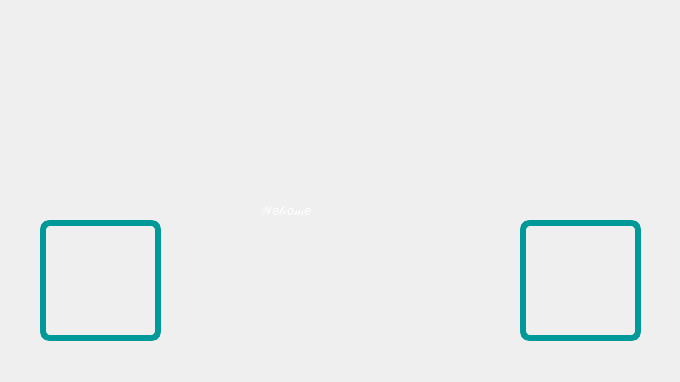
<?xml version="1.0" encoding="UTF-8"?>
<ui version="4.0">
 <class>homeTab</class>
 <widget class="QDialog" name="homeTab">
  <property name="geometry">
   <rect>
    <x>0</x>
    <y>0</y>
    <width>680</width>
    <height>382</height>
   </rect>
  </property>
  <property name="windowTitle">
   <string>Dialog</string>
  </property>
  <property name="styleSheet">
   <string notr="true">QDialog
{
	background-image: url(:/Images/background); background-repeat: no-repeat;
}</string>
  </property>
  <widget class="QPushButton" name="logoutBtn">
   <property name="geometry">
    <rect>
     <x>40</x>
     <y>220</y>
     <width>121</width>
     <height>121</height>
    </rect>
   </property>
   <property name="styleSheet">
    <string notr="true">QPushButton {
    color: #FFFFFF;
    padding: 2px;
    font: bold 20px;
    border-width: 6px;
    border-radius: 10px;
	border-color: #009999;
	border-style: solid;
    background-image: url(:/Images/exitLogo); background-repeat: no-repeat;
}
QPushButton:hover {
   	    background: #009999;
        top: 50%;
        left: 50%;
		background-image: url(:/Images/exitLogo); background-repeat: no-repeat;
}
	  
		
</string>
   </property>
   <property name="text">
    <string/>
   </property>
   <property name="iconSize">
    <size>
     <width>100</width>
     <height>255</height>
    </size>
   </property>
  </widget>
  <widget class="QPushButton" name="friendsBtn">
   <property name="geometry">
    <rect>
     <x>520</x>
     <y>220</y>
     <width>121</width>
     <height>121</height>
    </rect>
   </property>
   <property name="styleSheet">
    <string notr="true">QPushButton {
    color: #FFFFFF;
    padding: 2px;
    font: bold 20px;
    border-width: 6px;
    border-radius: 10px;
	border-color: #009999;
	border-style: solid;
    background-image: url(:/Images/friendsLogo); background-repeat: no-repeat;
}
QPushButton:hover {
   	    background: #009999;
        position: absolute;
        top: 50%;
        left: 50%;
		background-image: url(:/Images/friendsLogo); background-repeat: no-repeat;
}
	  
		
</string>
   </property>
   <property name="text">
    <string/>
   </property>
   <property name="iconSize">
    <size>
     <width>100</width>
     <height>255</height>
    </size>
   </property>
  </widget>
  <widget class="QLabel" name="label">
   <property name="geometry">
    <rect>
     <x>40</x>
     <y>20</y>
     <width>611</width>
     <height>151</height>
    </rect>
   </property>
   <property name="styleSheet">
    <string notr="true">QLabel
{
	background-image: url(:/Images/loginLogo); background-repeat: no-repeat;
}</string>
   </property>
   <property name="text">
    <string/>
   </property>
  </widget>
  <widget class="QLabel" name="welcomeName">
   <property name="geometry">
    <rect>
     <x>180</x>
     <y>240</y>
     <width>311</width>
     <height>51</height>
    </rect>
   </property>
   <property name="styleSheet">
    <string notr="true">QLabel
{
	background: rgba(255, 0, 0, 0);
	color: white;
	font-size: 40px;
}</string>
   </property>
   <property name="text">
    <string/>
   </property>
  </widget>
  <widget class="QLabel" name="label_2">
   <property name="geometry">
    <rect>
     <x>260</x>
     <y>180</y>
     <width>191</width>
     <height>61</height>
    </rect>
   </property>
   <property name="styleSheet">
    <string notr="true">QLabel
{
	background: rgba(255, 0, 0, 0);
	color: white;
   	font: 30pt 'Sans serif';
}</string>
   </property>
   <property name="text">
    <string>𝒲𝑒𝓁𝒸𝑜𝓂𝑒</string>
   </property>
  </widget>
 </widget>
 <resources/>
 <connections/>
</ui>
